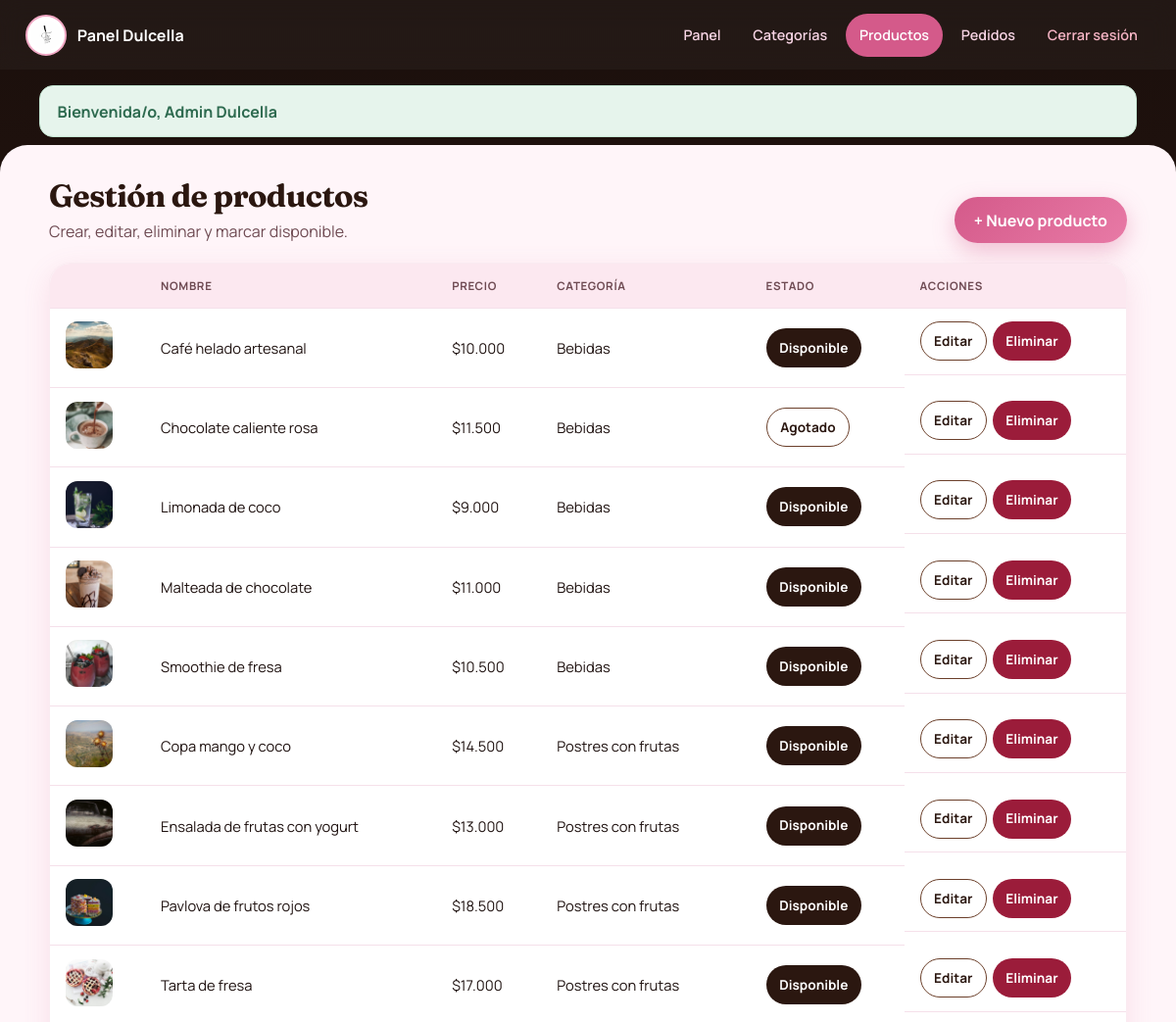
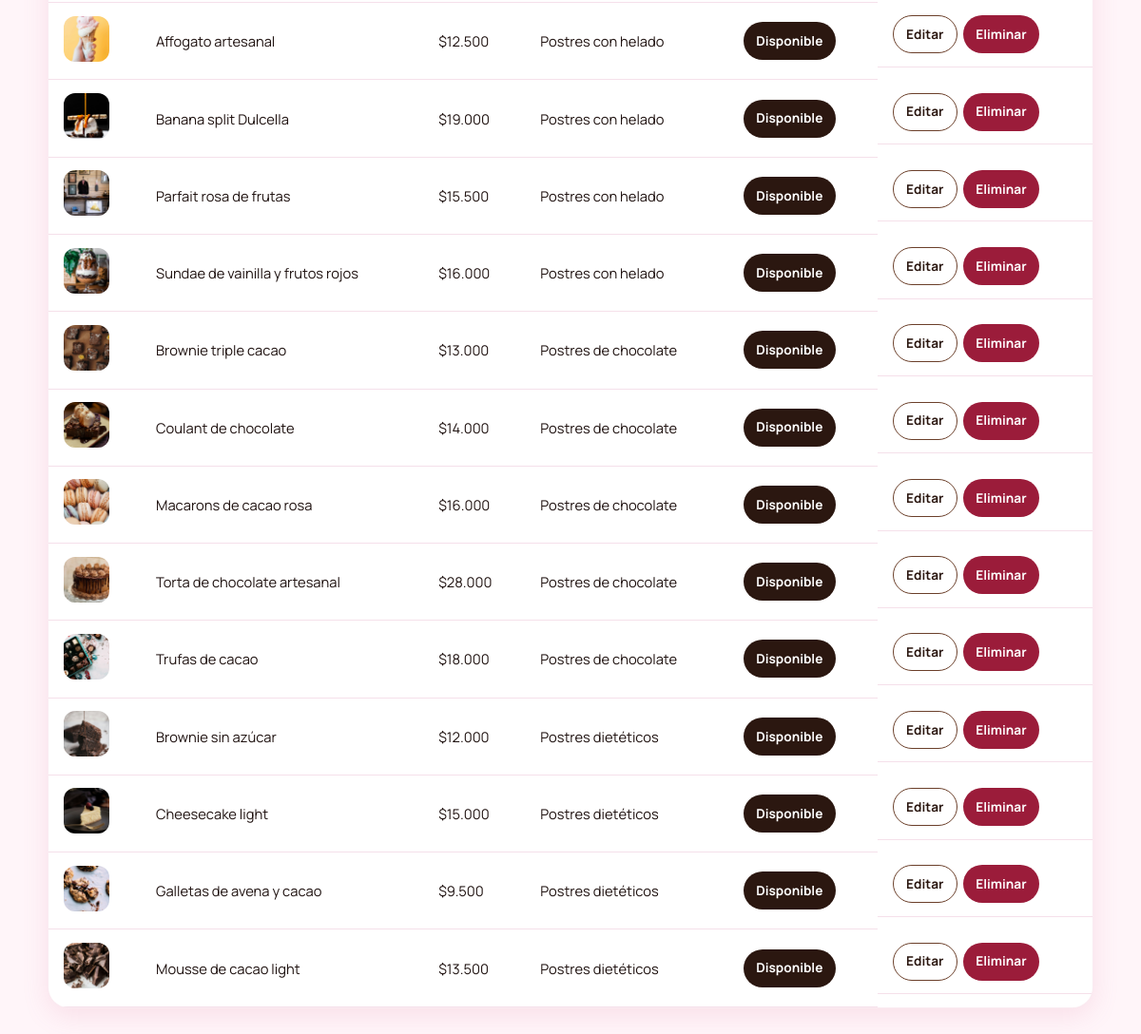
/admin/productos.php (signed in), run on the app's committed database (2 pictures, top to bottom).
### tables this page shows
CREATE TABLE producto (
  id_producto INT UNSIGNED AUTO_INCREMENT PRIMARY KEY,
  nombre VARCHAR(150) NOT NULL,
  precio DECIMAL(10,2) NOT NULL,
  descripcion TEXT NULL,
  disponible TINYINT(1) NOT NULL DEFAULT 1,
  foto_url VARCHAR(255) NULL,
  id_categoria INT UNSIGNED NOT NULL,
  FOREIGN KEY (id_categoria) REFERENCES categoria(id_categoria)
);

CREATE TABLE categoria (
  id_categoria INT UNSIGNED AUTO_INCREMENT PRIMARY KEY,
  nombre VARCHAR(100) NOT NULL UNIQUE
);

### includes/funciones.php (called while the page is built, shortened)
<?php
function e(string $texto): string
{
    return htmlspecialchars($texto, ENT_QUOTES, 'UTF-8');
}
function formatearPrecio($precio): string
{
    return '$' . number_format((float) $precio, 0, ',', '.');
}
function urlFoto(?string $foto, string $prefijo = ''): string
{
    $foto = trim($foto);
    return $prefijo . ltrim($foto, '/');
}

### admin/productos.php (the view, shortened to what this page needs)
<?php
require_once __DIR__ . '/../includes/conexion.php';
require_once __DIR__ . '/../includes/funciones.php';
$productos = $mysqli->query(
    'SELECT p.*, c.nombre AS categoria
     FROM producto p
     INNER JOIN categoria c ON c.id_categoria = p.id_categoria
     ORDER BY c.nombre, p.nombre'
)->fetch_all(MYSQLI_ASSOC);
require __DIR__ . '/../includes/header_admin.php';
?>
<div class="page-head">
  <div>
    <h1>Gestión de productos</h1>
    <p>Crear, editar, eliminar y marcar disponible.</p>
  </div>
  <a class="btn btn-rosa" href="producto_form.php">+ Nuevo producto</a>
</div>
<div class="tabla-wrap">
  <table>
    <thead>
      <tr>
        <th></th>
        <th>Nombre</th>
        <th>Precio</th>
        <th>Categoría</th>
        <th>Estado</th>
        <th>Acciones</th>
      </tr>
    </thead>
    <tbody>
      <?php foreach ($productos as $p): ?>
        <tr>
          <td>
            <img class="thumb" src="<?= e(urlFoto($p['foto_url'], '../')) ?>" alt="">
          </td>
          <td><?= e($p['nombre']) ?></td>
          <td><?= formatearPrecio($p['precio']) ?></td>
          <td><?= e($p['categoria']) ?></td>
          <td>
            <form class="toggle-form" method="post">
              <button class="btn btn-sm <?= (int) $p['disponible'] ? 'btn-choco' : 'btn-outline' ?>" type="submit">
                <?= (int) $p['disponible'] ? 'Disponible' : 'Agotado' ?>
              </button>
            </form>
          </td>
          <td class="acciones">
            <a class="btn btn-outline btn-sm" href="producto_form.php?id=<?= (int) $p['id_producto'] ?>">Editar</a>
            <form method="post" onsubmit="return confirm('¿Eliminar producto?');">
              <button class="btn btn-danger btn-sm" type="submit">Eliminar</button>
            </form>
          </td>
        </tr>
      <?php endforeach; ?>
    </tbody>
  </table>
</div>
</main>
</body>
</html>

### css/estilos.css (style rules this page uses)
:root { --cacao: #1a0f0c; --choco: #2b1710; --choco-medio: #4a2a1c; --choco-suave: #6b3f2a; --rosa: #f0a8c4; --rosa-medio: #e87aa6; --rosa-fuerte: #d45a8a; --rosa-blush: #fce8f0; --rosa-niebla: #f7d4e4; --marfil: #fff5f9; --blanco: #ffffff; --texto: #1f1210; --muted: #6e4a52; --ok: #2d6a4f; --error: #9b1c3a; --sombra: 0 18px 50px rgba(26, 15, 12, 0.18); --sombra-suave: 0 8px 28px rgba(212, 90, 138, 0.14); --radio: 22px; --ease: cubic-bezier(0.22, 1, 0.36, 1); --pad-x: clamp(0.85rem, 3.5vw, 1.6rem); --contenedor: min(1120px, calc(100% - 2 * var(--pad-x))); --topbar-h: 4.25rem; }
* { box-sizing: border-box; margin: 0; padding: 0; }
html { scroll-behavior: smooth; -webkit-text-size-adjust: 100%; overflow-x: clip; }
body { font-family: "Manrope", system-ui, sans-serif; color: var(--texto); background: radial-gradient(ellipse 80% 50% at 0% -10%, rgba(232, 122, 166, 0.28), transparent 55%), radial-gradient(ellipse 60% 40% at 100% 0%, rgba(43, 23, 16, 0.12), transparent 50%), radial-gradient(circle at 50% 100%, rgba(240, 168, 196, 0.18), transparent 45%), linear-gradient(165deg, #2b1710 0%, #3d2218 12%, #fce8f0 12.05%, #fff5f9 55%, #f7d4e4 100%); min-height: 100vh; min-height: 100dvh; line-height: 1.5; overflow-x: clip; }
img, video { max-width: 100%; height: auto; }
h1, h2, h3, .brand-text strong, .hero-brand { font-family: "Fraunces", Georgia, serif; font-optical-sizing: auto; letter-spacing: -0.02em; }
a { color: inherit; text-decoration: none; }
.btn { display: inline-flex; align-items: center; justify-content: center; gap: 0.35rem; padding: 0.72rem 1.25rem; border-radius: 999px; border: none; font: inherit; font-weight: 700; cursor: pointer; min-height: 44px; transition: transform 0.18s var(--ease), background 0.18s, box-shadow 0.18s; }
.btn-choco { background: var(--choco); color: #fff; }
.btn-rosa { background: linear-gradient(135deg, var(--rosa-fuerte), var(--rosa-medio)); color: #fff; box-shadow: 0 8px 22px rgba(212, 90, 138, 0.35); }
.btn-outline { background: transparent; color: var(--choco); border: 1.5px solid var(--choco-suave); }
.btn-sm { padding: 0.5rem 0.85rem; font-size: 0.85rem; min-height: 40px; }
.btn-danger { background: var(--error); color: #fff; }
body.admin { background: linear-gradient(180deg, var(--cacao) 0%, var(--choco) 28%, var(--rosa-blush) 28.1%); }
.admin-main > .page-head, .admin-main > .metricas, .admin-main > .toolbar, .admin-main > .tabla-wrap, .admin-main > .panel-form, .admin-main > .bandeja, .admin-main > .flash, .admin-main > .vacio, .admin-main > p, .admin-main > .admin-atajos { width: min(1100px, 100%); margin-left: auto; margin-right: auto; }
.page-head { display: flex; flex-wrap: wrap; justify-content: space-between; align-items: end; gap: 1rem; margin-bottom: 1.25rem; }
.page-head h1 { font-size: clamp(1.55rem, 4vw, 2rem); color: var(--choco); }
.page-head p { color: var(--muted); }
.page-head .btn { width: 100%; }
.tabla-wrap { background: var(--blanco); border-radius: var(--radio); overflow: auto; box-shadow: var(--sombra-suave); border: 1px solid rgba(212,90,138,0.12); -webkit-overflow-scrolling: touch; overscroll-behavior-x: contain; }
table { width: 100%; border-collapse: collapse; min-width: 560px; }
th, td { padding: 0.85rem 1rem; text-align: left; border-bottom: 1px solid #f5e0ea; font-size: 0.92rem; }
th { background: var(--rosa-blush); color: var(--muted); text-transform: uppercase; font-size: 0.72rem; letter-spacing: 0.06em; position: sticky; top: 0; z-index: 1; }
td img.thumb { width: 48px; height: 48px; border-radius: 12px; object-fit: cover; }
.acciones { display: flex; flex-wrap: wrap; gap: 0.35rem; align-items: center; }
.toggle-form { display: inline; }
@media (min-width: 640px) { .page-head .btn { width: auto; } }

### data on the page
producto: foto_url (picture), nombre "Café helado artesanal", precio "$10.000", id_categoria.nombre "Bebidas", disponible "Disponible"
producto: foto_url (picture), nombre "Chocolate caliente rosa", precio "$11.500", id_categoria.nombre "Bebidas", disponible "Agotado"
producto: foto_url (picture), nombre "Limonada de coco", precio "$9.000", id_categoria.nombre "Bebidas", disponible "Disponible"
producto: foto_url (picture), nombre "Malteada de chocolate", precio "$11.000", id_categoria.nombre "Bebidas", disponible "Disponible"
producto: foto_url (picture), nombre "Smoothie de fresa", precio "$10.500", id_categoria.nombre "Bebidas", disponible "Disponible"
producto: foto_url (picture), nombre "Copa mango y coco", precio "$14.500", id_categoria.nombre "Postres con frutas", disponible "Disponible"
producto: foto_url (picture), nombre "Ensalada de frutas con yogurt", precio "$13.000", id_categoria.nombre "Postres con frutas", disponible "Disponible"
producto: foto_url (picture), nombre "Pavlova de frutos rojos", precio "$18.500", id_categoria.nombre "Postres con frutas", disponible "Disponible"
producto: foto_url (picture), nombre "Tarta de fresa", precio "$17.000", id_categoria.nombre "Postres con frutas", disponible "Disponible"
producto: foto_url (picture), nombre "Affogato artesanal", precio "$12.500", id_categoria.nombre "Postres con helado", disponible "Disponible"
producto: foto_url (picture), nombre "Banana split Dulcella", precio "$19.000", id_categoria.nombre "Postres con helado", disponible "Disponible"
producto: foto_url (picture), nombre "Parfait rosa de frutas", precio "$15.500", id_categoria.nombre "Postres con helado", disponible "Disponible"
producto: foto_url (picture), nombre "Sundae de vainilla y frutos rojos", precio "$16.000", id_categoria.nombre "Postres con helado", disponible "Disponible"
producto: foto_url (picture), nombre "Brownie triple cacao", precio "$13.000", id_categoria.nombre "Postres de chocolate", disponible "Disponible"
producto: foto_url (picture), nombre "Coulant de chocolate", precio "$14.000", id_categoria.nombre "Postres de chocolate", disponible "Disponible"
producto: foto_url (picture), nombre "Macarons de cacao rosa", precio "$16.000", id_categoria.nombre "Postres de chocolate", disponible "Disponible"
producto: foto_url (picture), nombre "Torta de chocolate artesanal", precio "$28.000", id_categoria.nombre "Postres de chocolate", disponible "Disponible"
producto: foto_url (picture), nombre "Trufas de cacao", precio "$18.000", id_categoria.nombre "Postres de chocolate", disponible "Disponible"
producto: foto_url (picture), nombre "Brownie sin azúcar", precio "$12.000", id_categoria.nombre "Postres dietéticos", disponible "Disponible"
producto: foto_url (picture), nombre "Cheesecake light", precio "$15.000", id_categoria.nombre "Postres dietéticos", disponible "Disponible"
producto: foto_url (picture), nombre "Galletas de avena y cacao", precio "$9.500", id_categoria.nombre "Postres dietéticos", disponible "Disponible"
producto: foto_url (picture), nombre "Mousse de cacao light", precio "$13.500", id_categoria.nombre "Postres dietéticos", disponible "Disponible"

### other printed values
$flash['texto'] "Bienvenida/o, Admin Dulcella"
